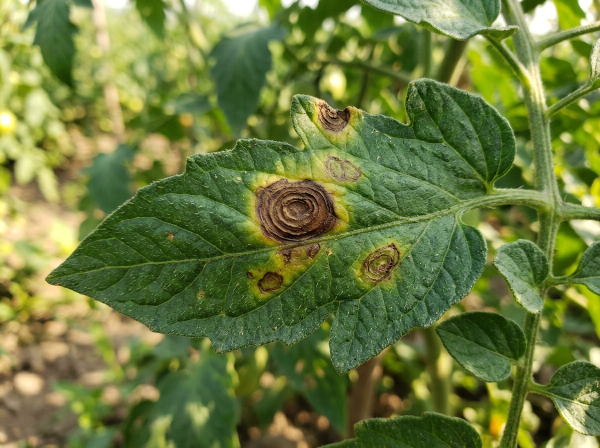
#> input picture krishiraksha-mobile/assets/samples/early_blight_concentric.jpg, 1200 x 896 px (shown at 1/2 size)
$ python -i features.py   (imports and definitions only)   (older library calls are emulated)
#> lines starting #> are read from the running program, lines starting #| are printed output that depends on the picture; after the words box and inside, x2 and y2 are one past the last pixel; in counts of white or black regions, pixels touching at a corner belong together
"""
Real, working feature extraction for plant-leaf images.

Not a deep CNN — a classical computer-vision feature pipeline (color
distribution + texture + edge density), chosen deliberately because it:
  - trains in minutes on CPU with no GPU and no external pretrained-weight
    download (this sandbox can't reach the hosts that serve pretrained
    ImageNet weights), so every claimed accuracy number below is measured,
    not assumed
  - is honest about its own ceiling: expect meaningfully lower accuracy
    than a fine-tuned CNN would achieve on the same data. That's a real
    tradeoff, not a hidden one.
"""

import numpy as np
from PIL import Image
from skimage.feature import graycomatrix, graycoprops
from skimage.color import rgb2gray
from skimage.feature import canny

IMG_SIZE = (128, 128)


def load_and_resize(path):
    img = Image.open(path).convert("RGB").resize(IMG_SIZE)
    return np.array(img)


def extract_features(img_array):
    """img_array: HxWx3 uint8 RGB array. Returns a 1D real-valued feature vector."""
    img = img_array.astype(np.float32) / 255.0

    # --- Color histogram features (HSV) ---
    from colorsys import rgb_to_hsv
    # vectorized RGB->HSV via matplotlib.colors is heavier; do a fast approximate HSV via numpy
    r, g, b = img[..., 0], img[..., 1], img[..., 2]
    maxc = np.max(img, axis=-1)
    minc = np.min(img, axis=-1)
    v = maxc
    delta = maxc - minc + 1e-6
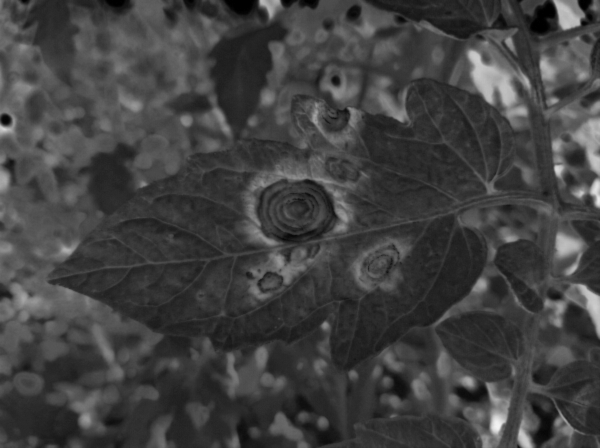
#> delta: shape (896, 1200) float32 (shown at 1/2 size); min 1e-06, max 0.957, mean 0.255
    s = delta / (maxc + 1e-6)
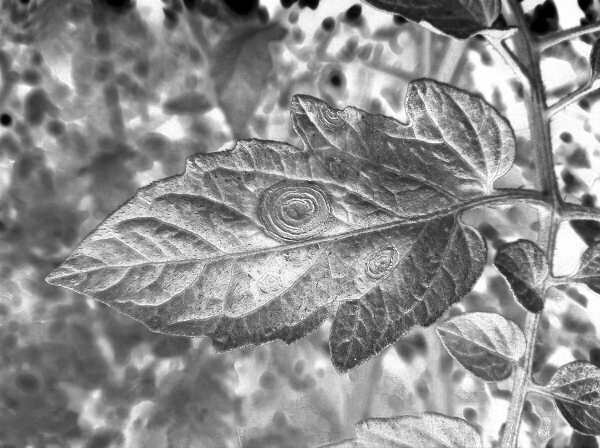
#> s: shape (896, 1200) float32 (shown at 1/2 size); min 1e-06, max 1, mean 0.554
    # hue calculation
    hue = np.zeros_like(maxc)
    mask = delta > 1e-5
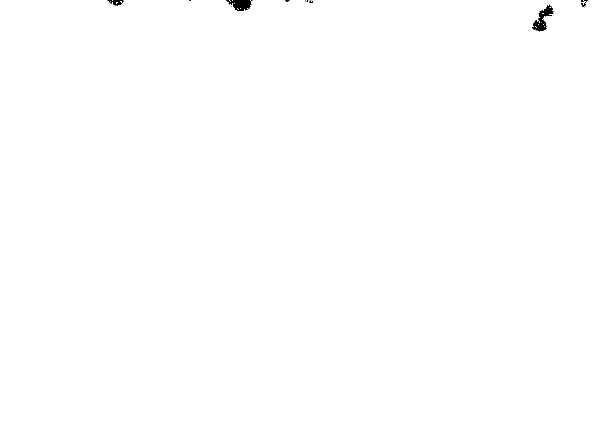
#> mask: shape (896, 1200) bool (shown at 1/2 size); 99.8% white; 11 black regions (5 under 20 px), largest, box (x1, y1, x2, y2) and area: (1064, 9, 1107, 63) 939, (452, 0, 505, 22) 752, (215, 0, 247, 12) 220, (1162, 0, 1176, 15) 92, (617, 0, 626, 7) 29, (570, 0, 579, 4) 25
    r_eq = (maxc == r) & mask
#> r_eq: shape (896, 1200) bool; 23% white; 457 white regions (320 under 20 px), largest, box (x1, y1, x2, y2) and area: (0, 123, 329, 896) 108697, (498, 308, 723, 594) 32469, (475, 691, 821, 896) 24862
    g_eq = (maxc == g) & mask & ~r_eq
    b_eq = (maxc == b) & mask & ~r_eq & ~g_eq
#> b_eq: shape (896, 1200) bool; 0% white in thin lines or dots, all inside (x1, y1, x2, y2) = (620, 0, 1084, 46)
    hue[r_eq] = ((g[r_eq] - b[r_eq]) / delta[r_eq]) % 6
    hue[g_eq] = ((b[g_eq] - r[g_eq]) / delta[g_eq]) + 2
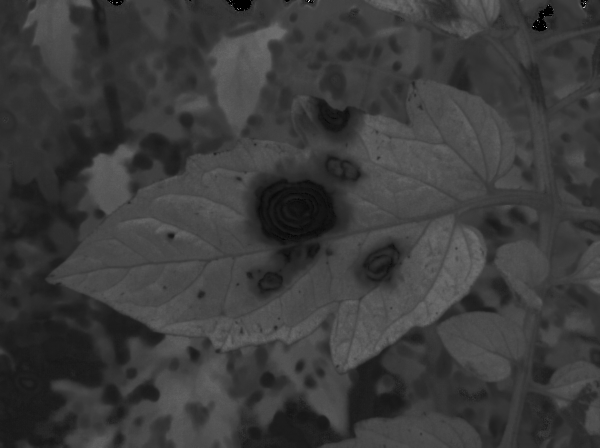
#> hue: shape (896, 1200) float32 (shown at 1/2 size); min 0, max 5.5, mean 1.29; drawn with min black and max white
    hue[b_eq] = ((r[b_eq] - g[b_eq]) / delta[b_eq]) + 4
#> hue: shape (896, 1200) float32; under 0.01% of pixels changed, all inside (x1, y1, x2, y2) = (620, 0, 1084, 46)
    hue = hue / 6.0

    h_hist, _ = np.histogram(hue, bins=16, range=(0, 1), density=True)
#> h_hist = [0.0938, 1.61, 3.67, 5.2, 4.55, 0.849, 0.0146, 0.000952, 0, 0, 5.95e-05, 0, 0, 0.000446, 2.98e-05, 0]
    s_hist, _ = np.histogram(s, bins=16, range=(0, 1), density=True)
#> s_hist = [0.0775, 0.0618, 0.199, 0.381, 0.863, 1.69, 1.99, 1.89, 1.76, 1.55, 1.33, 1.06, 0.975, 0.744, 0.57, 0.863]
    v_hist, _ = np.histogram(v, bins=16, range=(0, 1), density=True)
#> v_hist = [0.00958, 0.077, 0.209, 0.793, 1.82, 2.24, 2.19, 1.79, 1.45, 1.2, 1.08, 0.967, 0.789, 0.627, 0.379, 0.375]

    # Brown/necrotic-spot proxy: fraction of pixels in a dark-brown hue band with mid saturation
    brown_mask = (hue > 0.02) & (hue < 0.12) & (s > 0.25) & (v < 0.7)
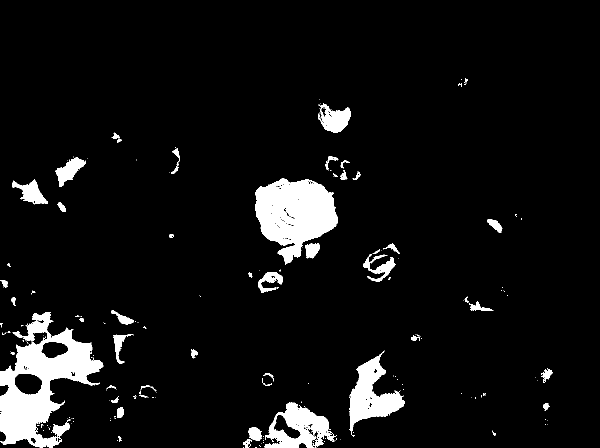
#> brown_mask: shape (896, 1200) bool (shown at 1/2 size); 6.6% white; 194 white regions (143 under 20 px), largest, box (x1, y1, x2, y2) and area: (0, 624, 207, 896) 24189, (510, 357, 676, 529) 17607, (699, 701, 810, 873) 7617
    brown_fraction = np.array([brown_mask.mean()])
#> brown_fraction = [0.0658]

    # Yellow proxy (for nutrient-deficiency-style yellowing)
    yellow_mask = (hue > 0.12) & (hue < 0.20) & (s > 0.3) & (v > 0.4)
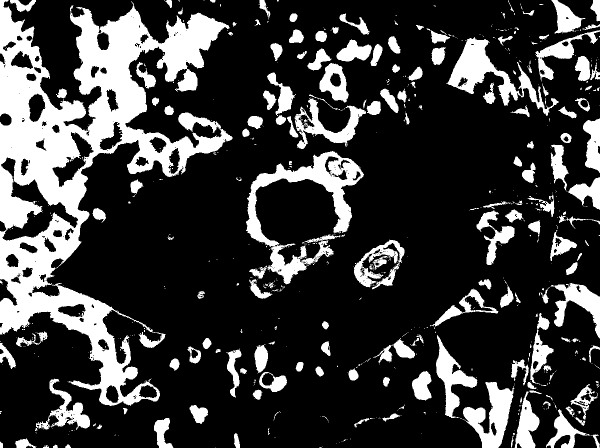
#> yellow_mask: shape (896, 1200) bool (shown at 1/2 size); 23.4% white; 662 white regions (480 under 20 px), largest, box (x1, y1, x2, y2) and area: (0, 0, 465, 812) 124247, (492, 302, 728, 569) 16031, (893, 74, 1118, 232) 8953
    yellow_fraction = np.array([yellow_mask.mean()])
#> yellow_fraction = [0.234]

    # --- Texture features (GLCM on grayscale) ---
    gray = (rgb2gray(img) * 255).astype(np.uint8)
    glcm = graycomatrix(gray, distances=[3], angles=[0, np.pi / 4], levels=256, symmetric=True, normed=True)
    contrast = graycoprops(glcm, "contrast").flatten()
#> contrast = [341.7, 310.4]
    homogeneity = graycoprops(glcm, "homogeneity").flatten()
#> homogeneity = [0.131, 0.141]
    energy = graycoprops(glcm, "energy").flatten()
#> energy = [0.0125, 0.0129]
    correlation = graycoprops(glcm, "correlation").flatten()
#> correlation = [0.932, 0.938]

    # --- Edge density (spot/lesion boundary proxy) ---
    edges = canny(gray / 255.0, sigma=1.5)
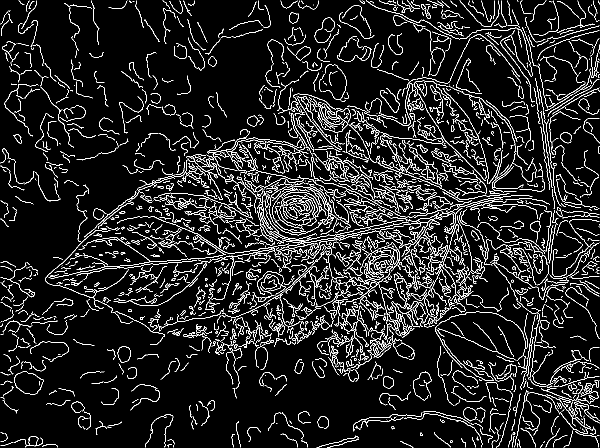
#> edges: shape (896, 1200) bool (shown at 1/2 size); 8.6% white in thin lines or dots
    edge_density = np.array([edges.mean()])
#> edge_density = [0.0862]

    return np.concatenate([
        h_hist, s_hist, v_hist,
        brown_fraction, yellow_fraction,
        contrast, homogeneity, energy, correlation,
        edge_density,
    ])


FEATURE_NAMES = (
    [f"hue_bin_{i}" for i in range(16)] +
    [f"sat_bin_{i}" for i in range(16)] +
    [f"val_bin_{i}" for i in range(16)] +
    ["brown_fraction", "yellow_fraction"] +
    ["contrast_0", "contrast_45", "homogeneity_0", "homogeneity_45",
     "energy_0", "energy_45", "correlation_0", "correlation_45"] +
    ["edge_density"]
)

>>> import cv2
>>> picture = cv2.cvtColor(cv2.imread('../../krishiraksha-mobile/assets/samples/early_blight_concentric.jpg'), cv2.COLOR_BGR2RGB)
>>> result = extract_features(picture)
#> result = 59 values, max 341.7 at index 50, min 0 at index 8, mean 11.91

$ run again, on krishiraksha-mobile/assets/samples/healthy_tomato_leaf.jpg
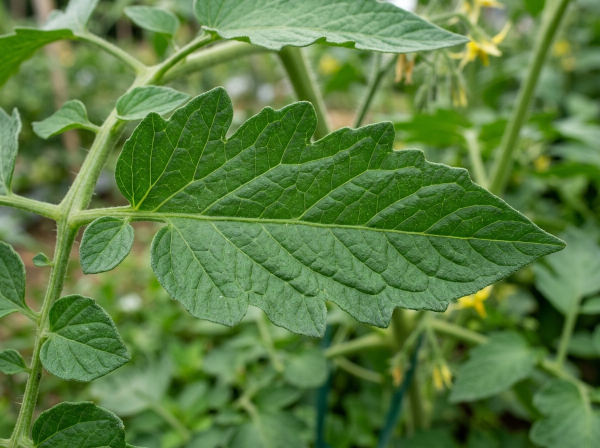
#> input picture krishiraksha-mobile/assets/samples/healthy_tomato_leaf.jpg, 1200 x 896 px (shown at 1/2 size)
#> mask: shape (896, 1200) bool; 100% white; black in thin lines or dots, all inside (x1, y1, x2, y2) = (808, 8, 926, 874)
#> r_eq: shape (896, 1200) bool; 3% white; 74 white regions (29 under 20 px), largest, box (x1, y1, x2, y2) and area: (28, 491, 102, 623) 3459, (54, 435, 114, 518) 2895, (904, 54, 1015, 127) 2343
#> b_eq: shape (896, 1200) bool; 0.04% white; 10 white regions (7 under 20 px), largest, box (x1, y1, x2, y2) and area: (801, 0, 825, 20) 269, (780, 0, 799, 13) 82, (199, 358, 209, 367) 49
#> in extract_features, `hue = hue / 6.0`:
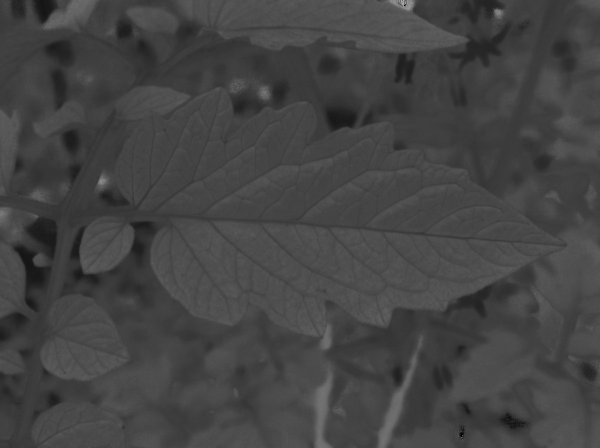
#> hue: shape (896, 1200) float32 (shown at 1/2 size); min 0, max 0.667, mean 0.268
#> h_hist = [0.000744, 0.123, 0.562, 4.39, 8.84, 1.94, 0.117, 0.0172, 0.00324, 0.00292, 0.000491, 0, 0, 0, 0, 0]
#> s_hist = [0.0292, 0.121, 0.293, 0.722, 1.45, 2.14, 2.04, 1.63, 1.38, 1.1, 0.895, 0.704, 0.655, 0.621, 0.743, 1.48]
#> v_hist = [0.0381, 0.123, 0.162, 0.339, 0.9, 1.79, 2.25, 2.52, 2.61, 2.39, 1.61, 0.696, 0.378, 0.162, 0.0222, 0.0116]
#> brown_mask: shape (896, 1200) bool; 0.42% white; 48 white regions (31 under 20 px), largest, box (x1, y1, x2, y2) and area: (31, 495, 88, 567) 1699, (64, 449, 112, 502) 1002, (1005, 827, 1041, 856) 439
#> brown_fraction = [0.00418]
#> yellow_mask: shape (896, 1200) bool; 3.6% white; 163 white regions (109 under 20 px), largest, box (x1, y1, x2, y2) and area: (898, 45, 1022, 139) 3570, (260, 442, 315, 536) 2830, (33, 489, 104, 625) 2474
#> yellow_fraction = [0.036]
#> contrast = [188.8, 221.5]
#> homogeneity = [0.158, 0.153]
#> energy = [0.0155, 0.0151]
#> correlation = [0.932, 0.92]
#> in extract_features, `edges = canny(gray / 255.0, sigma=1.5)`:
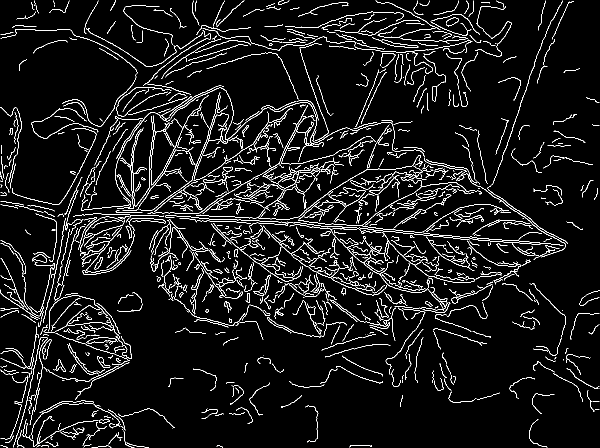
#> edges: shape (896, 1200) bool (shown at 1/2 size); 6% white in thin lines or dots
#> edge_density = [0.0602]
#> result = 59 values, max 221.5 at index 51, min 0 at index 11, mean 7.81

$ run again, on krishiraksha-mobile/assets/samples/leaf_underside_close_up.jpg
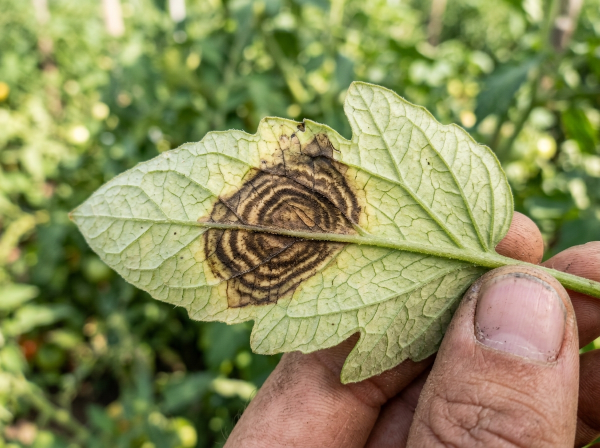
#> input picture krishiraksha-mobile/assets/samples/leaf_underside_close_up.jpg, 1200 x 896 px (shown at 1/2 size)
#> mask: shape (896, 1200) bool; 100% white; black in thin lines or dots, all inside (x1, y1, x2, y2) = (395, 708, 396, 710)
#> in extract_features, `r_eq = (maxc == r) & mask`:
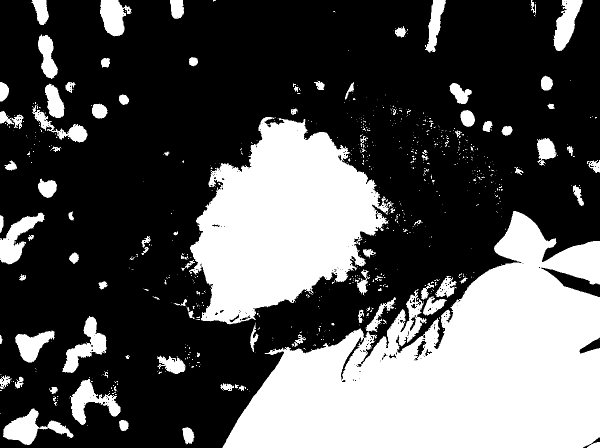
#> r_eq: shape (896, 1200) bool (shown at 1/2 size); 33.5% white; 750 white regions (631 under 20 px), largest, box (x1, y1, x2, y2) and area: (445, 422, 1200, 896) 200313, (378, 234, 787, 649) 100346, (6, 817, 147, 890) 4012
#> b_eq: shape (896, 1200) bool; every value is 0
#> h_hist = [2.34, 1.45, 3.45, 6.79, 1.64, 0.158, 1.49e-05, 0, 0, 0, 0, 0, 0, 0, 0.000119, 0.165]
#> s_hist = [0.00327, 0.145, 0.64, 1.06, 1.56, 2.39, 2.87, 2.44, 1.71, 0.965, 0.618, 0.413, 0.322, 0.261, 0.253, 0.351]
#> v_hist = [0.0755, 0.16, 0.302, 0.541, 0.829, 1.02, 1.28, 1.26, 1.25, 1.29, 1.52, 1.81, 2.11, 1.72, 0.717, 0.107]
#> brown_mask: shape (896, 1200) bool; 14.7% white; 420 white regions (373 under 20 px), largest, box (x1, y1, x2, y2) and area: (446, 532, 1109, 896) 76354, (406, 269, 723, 617) 55411, (1127, 574, 1200, 896) 14091
#> brown_fraction = [0.147]
#> yellow_mask: shape (896, 1200) bool; 21.2% white; 736 white regions (594 under 20 px), largest, box (x1, y1, x2, y2) and area: (246, 213, 1028, 768) 88470, (0, 0, 217, 586) 38903, (816, 238, 1114, 514) 15654
#> yellow_fraction = [0.212]
#> contrast = [256, 247.3]
#> homogeneity = [0.137, 0.144]
#> energy = [0.0119, 0.0121]
#> correlation = [0.957, 0.958]
#> in extract_features, `edges = canny(gray / 255.0, sigma=1.5)`:
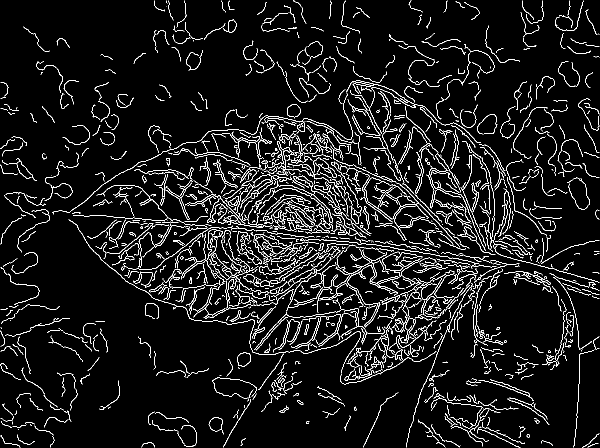
#> edges: shape (896, 1200) bool (shown at 1/2 size); 6.4% white in thin lines or dots
#> edge_density = [0.0643]
#> result = 59 values, max 256 at index 50, min 0 at index 7, mean 9.39

$ run again, on krishiraksha-mobile/assets/samples/potassium_scorch_leaf.jpg
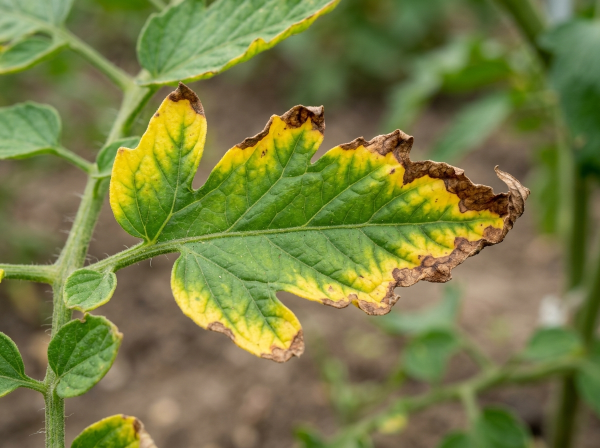
#> input picture krishiraksha-mobile/assets/samples/potassium_scorch_leaf.jpg, 1200 x 896 px (shown at 1/2 size)
#> mask: shape (896, 1200) bool; every value is 1
#> r_eq: shape (896, 1200) bool; 45.6% white; 162 white regions (127 under 20 px), largest, box (x1, y1, x2, y2) and area: (128, 99, 1164, 896) 378964, (0, 318, 179, 531) 23016, (0, 538, 108, 763) 15833
#> b_eq: shape (896, 1200) bool; 0.01% white in thin lines or dots, all inside (x1, y1, x2, y2) = (1110, 0, 1131, 28)
#> h_hist = [0.0733, 5.06, 3, 5.4, 2.29, 0.152, 0.00695, 0.0135, 0.00183, 0, 0, 0, 0, 0, 0, 0.000119]
#> s_hist = [0.00405, 0.0428, 0.0415, 0.358, 2.55, 3.56, 1.99, 1.48, 1.2, 0.817, 0.638, 0.504, 0.464, 0.462, 0.594, 1.3]
#> v_hist = [0.00183, 0.011, 0.0972, 0.228, 0.69, 1.52, 2.64, 2.91, 2.4, 1.81, 1.39, 0.969, 0.461, 0.299, 0.309, 0.256]
#> brown_mask: shape (896, 1200) bool; 28.4% white; 304 white regions (263 under 20 px), largest, box (x1, y1, x2, y2) and area: (130, 198, 1126, 896) 201857, (337, 119, 583, 316) 20815, (23, 331, 175, 484) 13730
#> brown_fraction = [0.284]
#> yellow_mask: shape (896, 1200) bool; 18% white; 585 white regions (500 under 20 px), largest, box (x1, y1, x2, y2) and area: (116, 0, 682, 540) 57196, (295, 292, 1006, 714) 47859, (585, 603, 1092, 896) 34294
#> yellow_fraction = [0.18]
#> contrast = [152.9, 168.1]
#> homogeneity = [0.248, 0.247]
#> energy = [0.0226, 0.0226]
#> correlation = [0.944, 0.939]
#> in extract_features, `edges = canny(gray / 255.0, sigma=1.5)`:
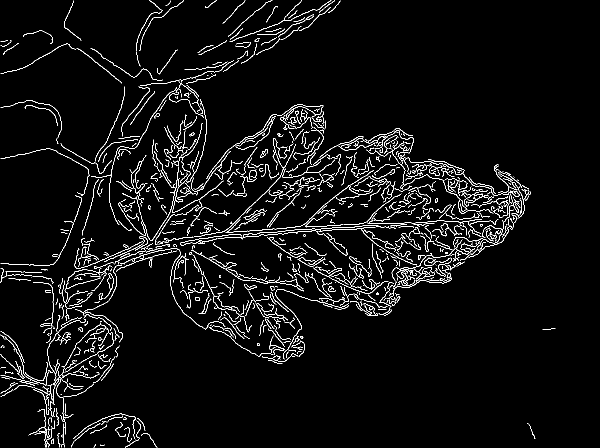
#> edges: shape (896, 1200) bool (shown at 1/2 size); 4.1% white in thin lines or dots
#> edge_density = [0.0408]
#> result = 59 values, max 168.1 at index 51, min 0 at index 9, mean 6.3
